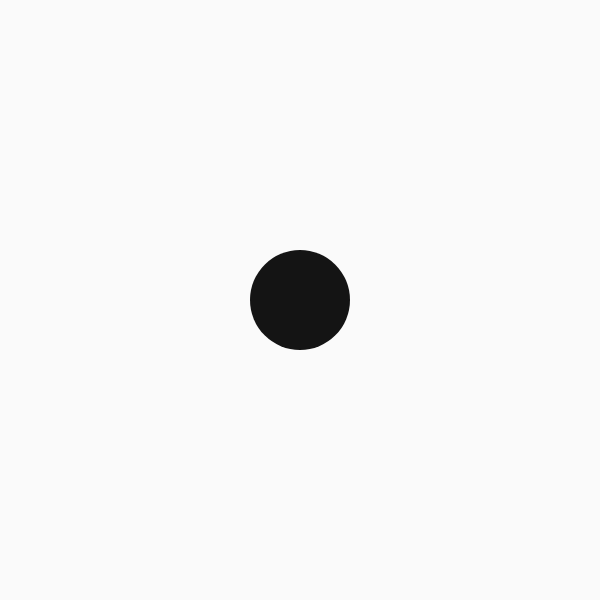
Frame 1 (no input)
Frame 60 (no input): identical to frame 1, image omitted
Frame 120 (the mouse pressed at the canvas centre since frame 60): identical to frame 1, image omitted

The p5.js sketch that drew this single still picture (run headless with seeded random() and noise() and a simulated clock; from frame 60 on, the mouse is pressed at the canvas centre):

// p5.js sketch
// ── sketch.js
function setup() {
  createCanvas(600, 600);
  noStroke();
}

function draw() {
  background(250);
  fill(20);
  //ellipse(100, 300, 100, 100);
  //ellipse(300, 300, 100, 100);
  ellipse(width * 0.5, height * 0.5, 100, 100);
}
